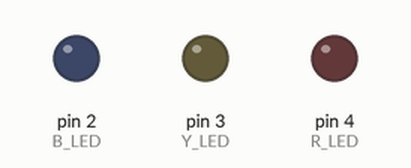
Bench run of a sketch on a simulated Arduino Uno, built with avr-gcc and run on an emulated ATmega328P. On the bench: output pins drawn as LEDs (lit = HIGH).

Above: at 0.5 s.
At 1.5 s:
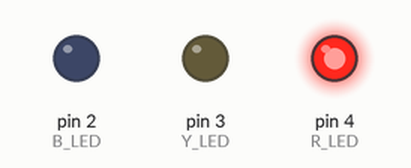
At 3.5 s:
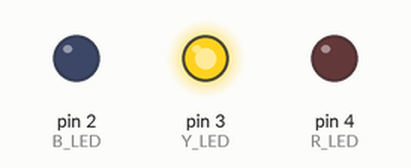
At 5.5 s:
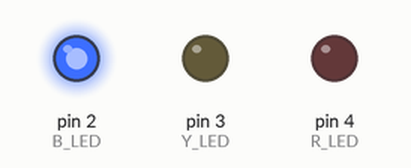
Timing chart, 0 to 6.9 s (numbered marks = the images above):
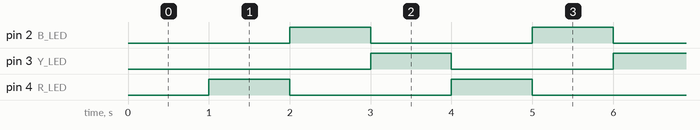

The sketch:

sketch_mar26a.ino
```cpp
#define R_LED 4
#define Y_LED 3
#define B_LED 2

void setup() {
  // put your setup code here, to run once:
  pinMode(R_LED, OUTPUT);
  pinMode(Y_LED, OUTPUT);
  pinMode(B_LED, OUTPUT);
}

void loop() {
  delay(1000);
  digitalWrite(Y_LED, LOW);digitalWrite(R_LED, HIGH);
  delay(1000);
  digitalWrite(R_LED, LOW);digitalWrite(B_LED, HIGH);
  delay(1000);
  digitalWrite(B_LED, LOW);digitalWrite(Y_LED, HIGH);
}
```

Measured:
- by itself, pin 2 (B_LED), pin 3 (Y_LED), pin 4 (R_LED): alternates HIGH for 1.0 s and LOW for 2.0 s
- by itself, everything shown: repeats every 3.0 s, in 3 steps
